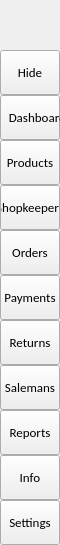
        <widget class="QFrame" name="leftMenuBg">
         <property name="minimumSize">
          <size>
           <width>60</width>
           <height>0</height>
          </size>
         </property>
         <property name="maximumSize">
          <size>
           <width>60</width>
           <height>16777215</height>
          </size>
         </property>
         <property name="frameShape">
          <enum>QFrame::NoFrame</enum>
         </property>
         <property name="frameShadow">
          <enum>QFrame::Raised</enum>
         </property>
         <layout class="QVBoxLayout" name="verticalLayout_3">
          <property name="spacing">
           <number>0</number>
          </property>
          <property name="leftMargin">
           <number>0</number>
          </property>
          <property name="topMargin">
           <number>0</number>
          </property>
          <property name="rightMargin">
           <number>0</number>
          </property>
          <property name="bottomMargin">
           <number>0</number>
          </property>
          <item>
           <widget class="QFrame" name="topLogoInfo">
            <property name="minimumSize">
             <size>
              <width>0</width>
              <height>50</height>
             </size>
            </property>
            <property name="maximumSize">
             <size>
              <width>16777215</width>
              <height>50</height>
             </size>
            </property>
            <property name="frameShape">
             <enum>QFrame::NoFrame</enum>
            </property>
            <property name="frameShadow">
             <enum>QFrame::Raised</enum>
            </property>
            <widget class="QFrame" name="topLogo">
             <property name="geometry">
              <rect>
               <x>10</x>
               <y>5</y>
               <width>42</width>
               <height>42</height>
              </rect>
             </property>
             <property name="minimumSize">
              <size>
               <width>42</width>
               <height>42</height>
              </size>
             </property>
             <property name="maximumSize">
              <size>
               <width>42</width>
               <height>42</height>
              </size>
             </property>
             <property name="frameShape">
              <enum>QFrame::NoFrame</enum>
             </property>
             <property name="frameShadow">
              <enum>QFrame::Raised</enum>
             </property>
            </widget>
            <widget class="QLabel" name="titleLeftApp">
             <property name="geometry">
              <rect>
               <x>70</x>
               <y>8</y>
               <width>160</width>
               <height>30</height>
              </rect>
             </property>
             <property name="font">
              <font>
               <family>Segoe UI Semibold</family>
               <pointsize>12</pointsize>
               <weight>7</weight>
               <italic>false</italic>
               <bold>false</bold>
              </font>
             </property>
             <property name="text">
              <string>Your App Name</string>
             </property>
             <property name="alignment">
              <set>Qt::AlignLeading|Qt::AlignLeft|Qt::AlignTop</set>
             </property>
            </widget>
           </widget>
          </item>
          <item>
           <widget class="QFrame" name="leftMenuFrame">
            <property name="frameShape">
             <enum>QFrame::NoFrame</enum>
            </property>
            <property name="frameShadow">
             <enum>QFrame::Raised</enum>
            </property>
            <layout class="QVBoxLayout" name="verticalMenuLayout">
             <property name="spacing">
              <number>0</number>
             </property>
             <property name="leftMargin">
              <number>0</number>
             </property>
             <property name="topMargin">
              <number>0</number>
             </property>
             <property name="rightMargin">
              <number>0</number>
             </property>
             <property name="bottomMargin">
              <number>0</number>
             </property>
             <item>
              <widget class="QFrame" name="toggleBox">
               <property name="maximumSize">
                <size>
                 <width>16777215</width>
                 <height>45</height>
                </size>
               </property>
               <property name="frameShape">
                <enum>QFrame::NoFrame</enum>
               </property>
               <property name="frameShadow">
                <enum>QFrame::Raised</enum>
               </property>
               <layout class="QVBoxLayout" name="verticalLayout_4">
                <property name="spacing">
                 <number>0</number>
                </property>
                <property name="leftMargin">
                 <number>0</number>
                </property>
                <property name="topMargin">
                 <number>0</number>
                </property>
                <property name="rightMargin">
                 <number>0</number>
                </property>
                <property name="bottomMargin">
                 <number>0</number>
                </property>
                <item>
                 <widget class="QPushButton" name="toggleButton">
                  <property name="sizePolicy">
                   <sizepolicy hsizetype="Expanding" vsizetype="Fixed">
                    <horstretch>0</horstretch>
                    <verstretch>0</verstretch>
                   </sizepolicy>
                  </property>
                  <property name="minimumSize">
                   <size>
                    <width>0</width>
                    <height>45</height>
                   </size>
                  </property>
                  <property name="font">
                   <font>
                    <family>Calibri</family>
                    <pointsize>10</pointsize>
                    <weight>50</weight>
                    <italic>false</italic>
                    <bold>false</bold>
                   </font>
                  </property>
                  <property name="cursor">
                   <cursorShape>PointingHandCursor</cursorShape>
                  </property>
                  <property name="layoutDirection">
                   <enum>Qt::LeftToRight</enum>
                  </property>
                  <property name="styleSheet">
                   <string notr="true">background-image: url(:/icons/images/icons/icon_menu.png);</string>
                  </property>
                  <property name="text">
                   <string>Hide</string>
                  </property>
                 </widget>
                </item>
               </layout>
              </widget>
             </item>
             <item alignment="Qt::AlignTop">
              <widget class="QFrame" name="topMenu">
               <property name="frameShape">
                <enum>QFrame::NoFrame</enum>
               </property>
               <property name="frameShadow">
                <enum>QFrame::Raised</enum>
               </property>
               <layout class="QVBoxLayout" name="verticalLayout_8">
                <property name="spacing">
                 <number>0</number>
                </property>
                <property name="leftMargin">
                 <number>0</number>
                </property>
                <property name="topMargin">
                 <number>0</number>
                </property>
                <property name="rightMargin">
                 <number>0</number>
                </property>
                <property name="bottomMargin">
                 <number>0</number>
                </property>
                <item>
                 <widget class="QPushButton" name="btnDashboard">
                  <property name="sizePolicy">
                   <sizepolicy hsizetype="Expanding" vsizetype="Fixed">
                    <horstretch>0</horstretch>
                    <verstretch>0</verstretch>
                   </sizepolicy>
                  </property>
                  <property name="minimumSize">
                   <size>
                    <width>0</width>
                    <height>45</height>
                   </size>
                  </property>
                  <property name="font">
                   <font>
                    <family>Calibri</family>
                    <pointsize>10</pointsize>
                    <weight>50</weight>
                    <italic>false</italic>
                    <bold>false</bold>
                   </font>
                  </property>
                  <property name="cursor">
                   <cursorShape>PointingHandCursor</cursorShape>
                  </property>
                  <property name="layoutDirection">
                   <enum>Qt::LeftToRight</enum>
                  </property>
                  <property name="styleSheet">
                   <string notr="true">padding : -3px;</string>
                  </property>
                  <property name="text">
                   <string>     Dashboard</string>
                  </property>
                  <property name="icon">
                   <iconset resource="resources.qrc">
                    <normaloff>:/custom/images/custom/dashboard.png</normaloff>:/custom/images/custom/dashboard.png</iconset>
                  </property>
                  <property name="iconSize">
                   <size>
                    <width>25</width>
                    <height>25</height>
                   </size>
                  </property>
                 </widget>
                </item>
                <item>
                 <widget class="QPushButton" name="btnProjects">
                  <property name="sizePolicy">
                   <sizepolicy hsizetype="Expanding" vsizetype="Fixed">
                    <horstretch>0</horstretch>
                    <verstretch>0</verstretch>
                   </sizepolicy>
                  </property>
                  <property name="minimumSize">
                   <size>
                    <width>0</width>
                    <height>45</height>
                   </size>
                  </property>
                  <property name="font">
                   <font>
                    <family>Calibri</family>
                    <pointsize>10</pointsize>
                    <weight>50</weight>
                    <italic>false</italic>
                    <bold>false</bold>
                   </font>
                  </property>
                  <property name="cursor">
                   <cursorShape>PointingHandCursor</cursorShape>
                  </property>
                  <property name="layoutDirection">
                   <enum>Qt::LeftToRight</enum>
                  </property>
                  <property name="styleSheet">
                   <string notr="true">background-image: url(:/custom/images/custom/product20.png);</string>
                  </property>
                  <property name="text">
                   <string>Products</string>
                  </property>
                  <property name="iconSize">
                   <size>
                    <width>20</width>
                    <height>20</height>
                   </size>
                  </property>
                 </widget>
                </item>
                <item>
                 <widget class="QPushButton" name="btnCriteria">
                  <property name="sizePolicy">
                   <sizepolicy hsizetype="Expanding" vsizetype="Fixed">
                    <horstretch>0</horstretch>
                    <verstretch>0</verstretch>
                   </sizepolicy>
                  </property>
                  <property name="minimumSize">
                   <size>
                    <width>0</width>
                    <height>45</height>
                   </size>
                  </property>
                  <property name="font">
                   <font>
                    <family>Calibri</family>
                    <pointsize>10</pointsize>
                    <weight>50</weight>
                    <italic>false</italic>
                    <bold>false</bold>
                   </font>
                  </property>
                  <property name="cursor">
                   <cursorShape>PointingHandCursor</cursorShape>
                  </property>
                  <property name="layoutDirection">
                   <enum>Qt::LeftToRight</enum>
                  </property>
                  <property name="styleSheet">
                   <string notr="true">background-image: url(:/custom/images/custom/shop20.png);</string>
                  </property>
                  <property name="text">
                   <string>Shopkeepers</string>
                  </property>
                  <property name="iconSize">
                   <size>
                    <width>20</width>
                    <height>20</height>
                   </size>
                  </property>
                 </widget>
                </item>
                <item>
                 <widget class="QPushButton" name="btnSensorList">
                  <property name="sizePolicy">
                   <sizepolicy hsizetype="Expanding" vsizetype="Fixed">
                    <horstretch>0</horstretch>
                    <verstretch>0</verstretch>
                   </sizepolicy>
                  </property>
                  <property name="minimumSize">
                   <size>
                    <width>0</width>
                    <height>45</height>
                   </size>
                  </property>
                  <property name="font">
                   <font>
                    <family>Calibri</family>
                    <pointsize>10</pointsize>
                    <weight>50</weight>
                    <italic>false</italic>
                    <bold>false</bold>
                   </font>
                  </property>
                  <property name="cursor">
                   <cursorShape>PointingHandCursor</cursorShape>
                  </property>
                  <property name="layoutDirection">
                   <enum>Qt::LeftToRight</enum>
                  </property>
                  <property name="styleSheet">
                   <string notr="true">background-image: url(:/custom/images/custom/order20.png);</string>
                  </property>
                  <property name="text">
                   <string>Orders</string>
                  </property>
                  <property name="iconSize">
                   <size>
                    <width>20</width>
                    <height>20</height>
                   </size>
                  </property>
                 </widget>
                </item>
                <item>
                 <widget class="QPushButton" name="btnTestList">
                  <property name="sizePolicy">
                   <sizepolicy hsizetype="Expanding" vsizetype="Fixed">
                    <horstretch>0</horstretch>
                    <verstretch>0</verstretch>
                   </sizepolicy>
                  </property>
                  <property name="minimumSize">
                   <size>
                    <width>0</width>
                    <height>45</height>
                   </size>
                  </property>
                  <property name="font">
                   <font>
                    <family>Calibri</family>
                    <pointsize>10</pointsize>
                    <weight>50</weight>
                    <italic>false</italic>
                    <bold>false</bold>
                   </font>
                  </property>
                  <property name="cursor">
                   <cursorShape>PointingHandCursor</cursorShape>
                  </property>
                  <property name="layoutDirection">
                   <enum>Qt::LeftToRight</enum>
                  </property>
                  <property name="styleSheet">
                   <string notr="true">background-image: url(:/custom/images/custom/payment20.png);</string>
                  </property>
                  <property name="text">
                   <string>Payments</string>
                  </property>
                  <property name="iconSize">
                   <size>
                    <width>20</width>
                    <height>20</height>
                   </size>
                  </property>
                 </widget>
                </item>
                <item>
                 <widget class="QPushButton" name="btnPlanning">
                  <property name="sizePolicy">
                   <sizepolicy hsizetype="Expanding" vsizetype="Fixed">
                    <horstretch>0</horstretch>
                    <verstretch>0</verstretch>
                   </sizepolicy>
                  </property>
                  <property name="minimumSize">
                   <size>
                    <width>0</width>
                    <height>45</height>
                   </size>
                  </property>
                  <property name="font">
                   <font>
                    <family>Calibri</family>
                    <pointsize>10</pointsize>
                    <weight>50</weight>
                    <italic>false</italic>
                    <bold>false</bold>
                   </font>
                  </property>
                  <property name="cursor">
                   <cursorShape>PointingHandCursor</cursorShape>
                  </property>
                  <property name="layoutDirection">
                   <enum>Qt::LeftToRight</enum>
                  </property>
                  <property name="styleSheet">
                   <string notr="true">background-image: url(:/custom/images/custom/inventory20.png);</string>
                  </property>
                  <property name="text">
                   <string>Returns</string>
                  </property>
                  <property name="iconSize">
                   <size>
                    <width>20</width>
                    <height>20</height>
                   </size>
                  </property>
                 </widget>
                </item>
                <item>
                 <widget class="QPushButton" name="btnReport">
                  <property name="sizePolicy">
                   <sizepolicy hsizetype="Expanding" vsizetype="Fixed">
                    <horstretch>0</horstretch>
                    <verstretch>0</verstretch>
                   </sizepolicy>
                  </property>
                  <property name="minimumSize">
                   <size>
                    <width>0</width>
                    <height>45</height>
                   </size>
                  </property>
                  <property name="font">
                   <font>
                    <family>Calibri</family>
                    <pointsize>10</pointsize>
                    <weight>50</weight>
                    <italic>false</italic>
                    <bold>false</bold>
                   </font>
                  </property>
                  <property name="cursor">
                   <cursorShape>PointingHandCursor</cursorShape>
                  </property>
                  <property name="layoutDirection">
                   <enum>Qt::LeftToRight</enum>
                  </property>
                  <property name="styleSheet">
                   <string notr="true">background-image: url(:/custom/images/custom/saleman20.png);</string>
                  </property>
                  <property name="text">
                   <string>Salemans</string>
                  </property>
                  <property name="iconSize">
                   <size>
                    <width>20</width>
                    <height>20</height>
                   </size>
                  </property>
                 </widget>
                </item>
                <item>
                 <widget class="QPushButton" name="btnReportCampaign">
                  <property name="sizePolicy">
                   <sizepolicy hsizetype="Expanding" vsizetype="Fixed">
                    <horstretch>0</horstretch>
                    <verstretch>0</verstretch>
                   </sizepolicy>
                  </property>
                  <property name="minimumSize">
                   <size>
                    <width>0</width>
                    <height>45</height>
                   </size>
                  </property>
                  <property name="font">
                   <font>
                    <family>Calibri</family>
                    <pointsize>10</pointsize>
                    <weight>50</weight>
                    <italic>false</italic>
                    <bold>false</bold>
                   </font>
                  </property>
                  <property name="cursor">
                   <cursorShape>PointingHandCursor</cursorShape>
                  </property>
                  <property name="layoutDirection">
                   <enum>Qt::LeftToRight</enum>
                  </property>
                  <property name="styleSheet">
                   <string notr="true">
background-image: url(:/custom/images/custom/receipt20.png);</string>
                  </property>
                  <property name="text">
                   <string>Reports</string>
                  </property>
                  <property name="iconSize">
                   <size>
                    <width>20</width>
                    <height>20</height>
                   </size>
                  </property>
                 </widget>
                </item>
               </layout>
               <zorder>btnProjects</zorder>
               <zorder>btnCriteria</zorder>
               <zorder>btnTestList</zorder>
               <zorder>btnReportCampaign</zorder>
               <zorder>btnPlanning</zorder>
               <zorder>btnReport</zorder>
               <zorder>btnSensorList</zorder>
               <zorder>btnDashboard</zorder>
              </widget>
             </item>
             <item alignment="Qt::AlignBottom">
              <widget class="QFrame" name="bottomMenu">
               <property name="frameShape">
                <enum>QFrame::NoFrame</enum>
               </property>
               <property name="frameShadow">
                <enum>QFrame::Raised</enum>
               </property>
               <layout class="QVBoxLayout" name="verticalLayout_9">
                <property name="spacing">
                 <number>0</number>
                </property>
                <property name="leftMargin">
                 <number>0</number>
                </property>
                <property name="topMargin">
                 <number>0</number>
                </property>
                <property name="rightMargin">
                 <number>0</number>
                </property>
                <property name="bottomMargin">
                 <number>0</number>
                </property>
                <item>
                 <widget class="QPushButton" name="btnInfo">
                  <property name="sizePolicy">
                   <sizepolicy hsizetype="Expanding" vsizetype="Fixed">
                    <horstretch>0</horstretch>
                    <verstretch>0</verstretch>
                   </sizepolicy>
                  </property>
                  <property name="minimumSize">
                   <size>
                    <width>0</width>
                    <height>45</height>
                   </size>
                  </property>
                  <property name="font">
                   <font>
                    <family>Calibri</family>
                    <pointsize>10</pointsize>
                    <weight>50</weight>
                    <italic>false</italic>
                    <bold>false</bold>
                   </font>
                  </property>
                  <property name="cursor">
                   <cursorShape>PointingHandCursor</cursorShape>
                  </property>
                  <property name="layoutDirection">
                   <enum>Qt::LeftToRight</enum>
                  </property>
                  <property name="styleSheet">
                   <string notr="true">background-image: url(:/icons/images/icons/cil-options.png);</string>
                  </property>
                  <property name="text">
                   <string>Info</string>
                  </property>
                 </widget>
                </item>
                <item>
                 <widget class="QPushButton" name="toggleLeftBox">
                  <property name="sizePolicy">
                   <sizepolicy hsizetype="Expanding" vsizetype="Fixed">
                    <horstretch>0</horstretch>
                    <verstretch>0</verstretch>
                   </sizepolicy>
                  </property>
                  <property name="minimumSize">
                   <size>
                    <width>0</width>
                    <height>45</height>
                   </size>
                  </property>
                  <property name="font">
                   <font>
                    <family>Calibri</family>
                    <pointsize>10</pointsize>
                    <weight>50</weight>
                    <italic>false</italic>
                    <bold>false</bold>
                   </font>
                  </property>
                  <property name="cursor">
                   <cursorShape>PointingHandCursor</cursorShape>
                  </property>
                  <property name="layoutDirection">
                   <enum>Qt::LeftToRight</enum>
                  </property>
                  <property name="styleSheet">
                   <string notr="true">background-image: url(:/icons/images/icons/icon_settings.png);</string>
                  </property>
                  <property name="text">
                   <string>Settings</string>
                  </property>
                 </widget>
                </item>
               </layout>
              </widget>
             </item>
            </layout>
           </widget>
          </item>
         </layout>
        </widget>
